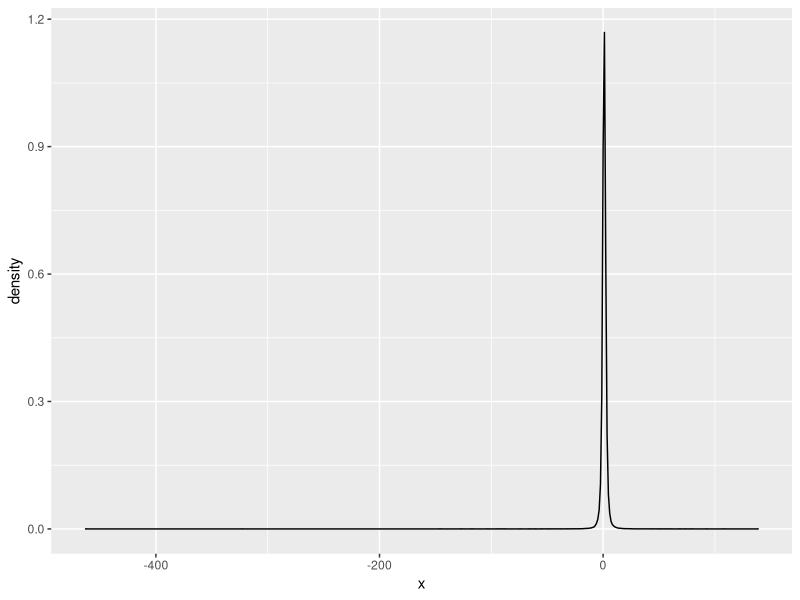
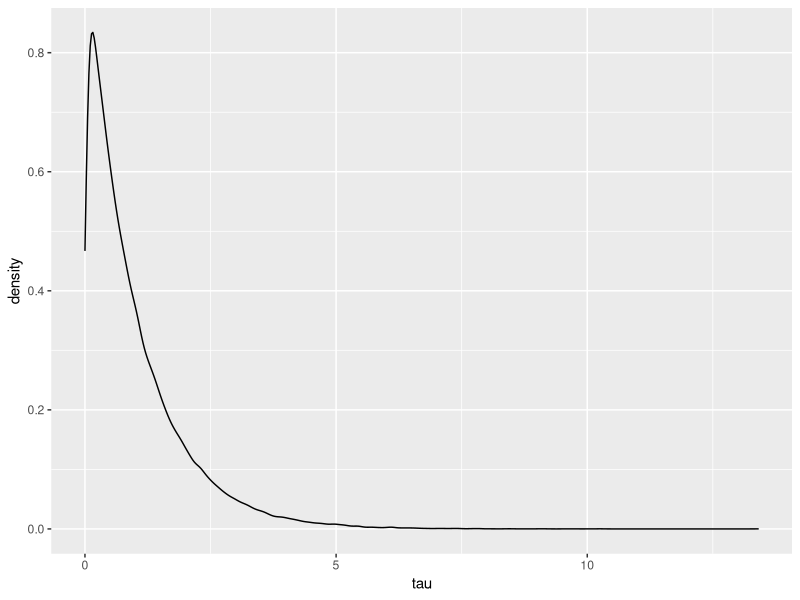
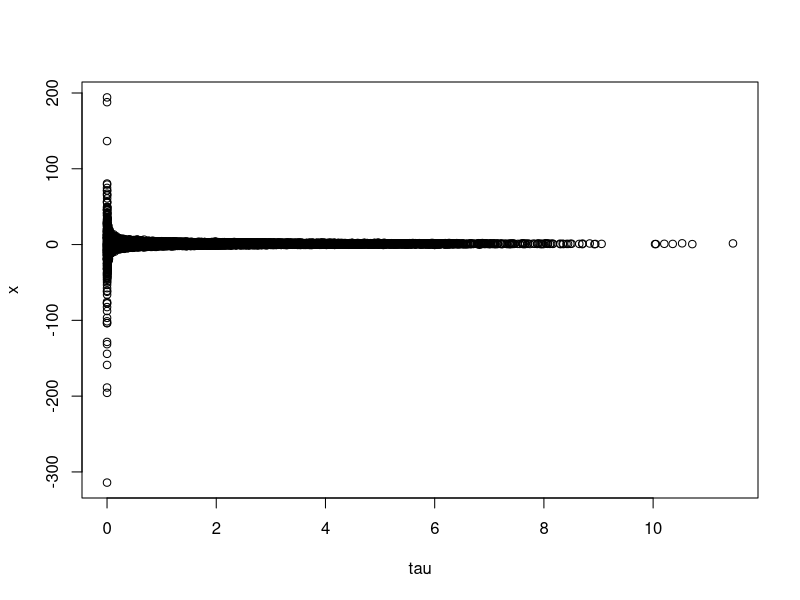
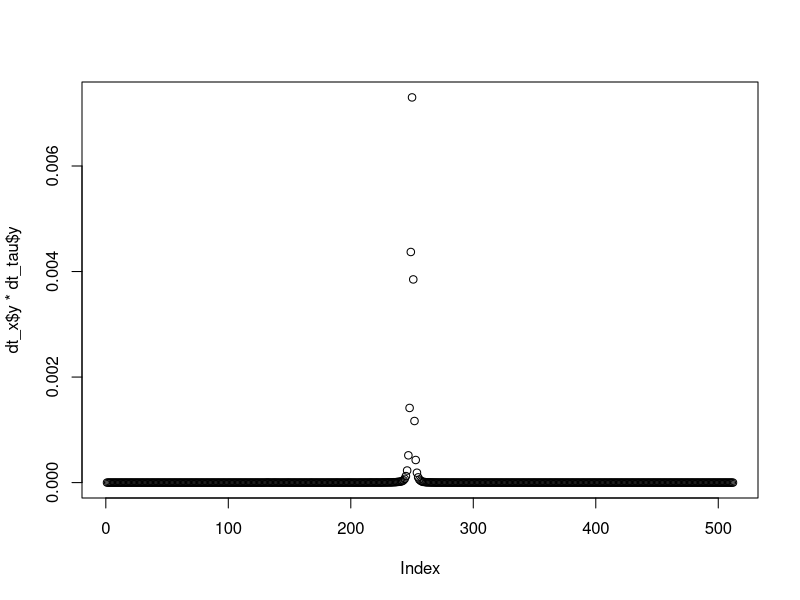

These charts were generated, in order, by the following R code:
## ---- chunk 1
library(tidyverse)
## ---- chunk 2
rnormgamma <- function(n, mu, lambda, alpha, beta) {
  if (length(n) > 1) 
    n <- length(n)
  tau <- rgamma(n, alpha, beta)
  x <- rnorm(n, mu, sqrt(1/(lambda*tau)))
  data.frame(tau = tau, x = x)
}
## ---- chunk 3
rnormgamma(100000, 1, 1, 1, 1) %>% 
  ggplot(aes(x = x)) + 
  geom_density()

rnormgamma(100000, 1, 1, 1, 1) %>% 
  ggplot(aes(x = tau)) + 
  geom_density()

rnormgamma(100000, 1, 1, 1, 1) %>% 
  plot()
## ---- chunk 4
t = rnormgamma(100000, 1, 1, 1, 1)
dt_x <- density(t$x)
dt_tau <- density(t$tau)

# multiplying prob together 


dt_x$y * dt_tau$y

plot(dt_x$y * dt_tau$y)
## ---- chunk 5


# ---------------- score_yi_given_theta ---------------------
score_yi_given_theta <- function(yi, theta){
  
}

# ---------------- score_theta ---------------------
# normal inverse gamma function - conjugate priors 
score_theta <- function(theta, mu, v, alpha, beta){
  dbeta(x = theta, shape1 = alpha_theta, shape2 = beta_theta, log = TRUE)
}

# ---------------- score_epsilon ---------------------
score_epsilon <- function(epsilon, alpha_epsilon, beta_epsilon){
  dbeta(x = epsilon, shape1 = alpha_epsilon, shape2 = beta_epsilon, log = TRUE)
}

# ---------------- score_lambda ---------------------
score_lambda <- function(lambda, alpha_lambda, beta_lambda){
  dbeta(x = lambda, shape1 = alpha_lambda, shape2 = beta_lambda, log = TRUE)
}

